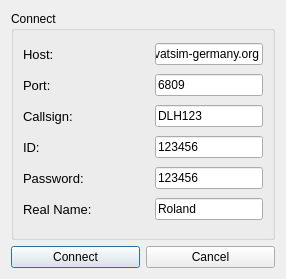
<?xml version="1.0" encoding="UTF-8"?>
<ui version="4.0">
 <class>CDialogConnect</class>
 <widget class="QDialog" name="CDialogConnect">
  <property name="geometry">
   <rect>
    <x>0</x>
    <y>0</y>
    <width>286</width>
    <height>279</height>
   </rect>
  </property>
  <property name="windowTitle">
   <string>Dialog</string>
  </property>
  <layout class="QGridLayout" name="gridLayout_2">
   <item row="0" column="0" colspan="2">
    <widget class="QGroupBox" name="groupBox">
     <property name="title">
      <string>Connect</string>
     </property>
     <layout class="QGridLayout" name="gridLayout">
      <item row="0" column="0">
       <widget class="QLabel" name="lb_Host">
        <property name="font">
         <font>
          <pointsize>10</pointsize>
         </font>
        </property>
        <property name="text">
         <string>Host:</string>
        </property>
       </widget>
      </item>
      <item row="0" column="2">
       <widget class="QLineEdit" name="m_host">
        <property name="text">
         <string>vatsim-germany.org</string>
        </property>
       </widget>
      </item>
      <item row="1" column="0">
       <widget class="QLabel" name="lb_Host_2">
        <property name="font">
         <font>
          <pointsize>10</pointsize>
         </font>
        </property>
        <property name="text">
         <string>Port:</string>
        </property>
       </widget>
      </item>
      <item row="1" column="2">
       <widget class="QLineEdit" name="m_port">
        <property name="text">
         <string>6809</string>
        </property>
       </widget>
      </item>
      <item row="2" column="0">
       <widget class="QLabel" name="lb_Host_3">
        <property name="font">
         <font>
          <pointsize>10</pointsize>
         </font>
        </property>
        <property name="text">
         <string>Callsign:</string>
        </property>
       </widget>
      </item>
      <item row="2" column="2">
       <widget class="QLineEdit" name="m_callsign">
        <property name="text">
         <string>DLH123</string>
        </property>
       </widget>
      </item>
      <item row="3" column="0">
       <widget class="QLabel" name="lb_Host_4">
        <property name="font">
         <font>
          <pointsize>10</pointsize>
         </font>
        </property>
        <property name="text">
         <string>ID:</string>
        </property>
       </widget>
      </item>
      <item row="3" column="1">
       <spacer name="horizontalSpacer">
        <property name="orientation">
         <enum>Qt::Horizontal</enum>
        </property>
        <property name="sizeHint" stdset="0">
         <size>
          <width>31</width>
          <height>20</height>
         </size>
        </property>
       </spacer>
      </item>
      <item row="3" column="2">
       <widget class="QLineEdit" name="m_ID">
        <property name="text">
         <string>123456</string>
        </property>
       </widget>
      </item>
      <item row="4" column="0">
       <widget class="QLabel" name="lb_Host_5">
        <property name="font">
         <font>
          <pointsize>10</pointsize>
         </font>
        </property>
        <property name="text">
         <string>Password:</string>
        </property>
       </widget>
      </item>
      <item row="4" column="2">
       <widget class="QLineEdit" name="m_password">
        <property name="text">
         <string>123456</string>
        </property>
       </widget>
      </item>
      <item row="5" column="0">
       <widget class="QLabel" name="lb_Host_6">
        <property name="font">
         <font>
          <pointsize>10</pointsize>
         </font>
        </property>
        <property name="text">
         <string>Real Name:</string>
        </property>
       </widget>
      </item>
      <item row="5" column="2">
       <widget class="QLineEdit" name="m_name">
        <property name="text">
         <string>Roland</string>
        </property>
       </widget>
      </item>
     </layout>
    </widget>
   </item>
   <item row="1" column="0">
    <widget class="QPushButton" name="bt_FSDConnect">
     <property name="text">
      <string>Connect</string>
     </property>
    </widget>
   </item>
   <item row="1" column="1">
    <widget class="QPushButton" name="bt_Cancel">
     <property name="text">
      <string>Cancel</string>
     </property>
    </widget>
   </item>
  </layout>
 </widget>
 <resources/>
 <connections/>
</ui>
